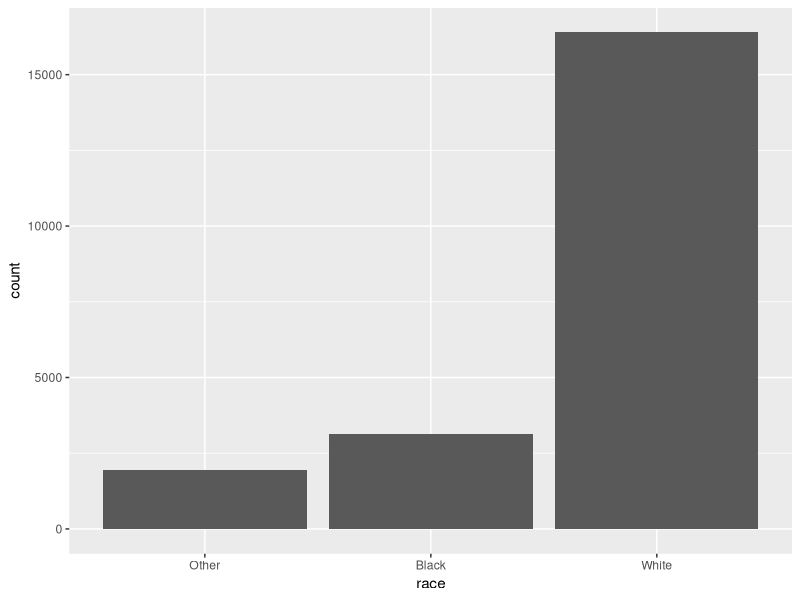
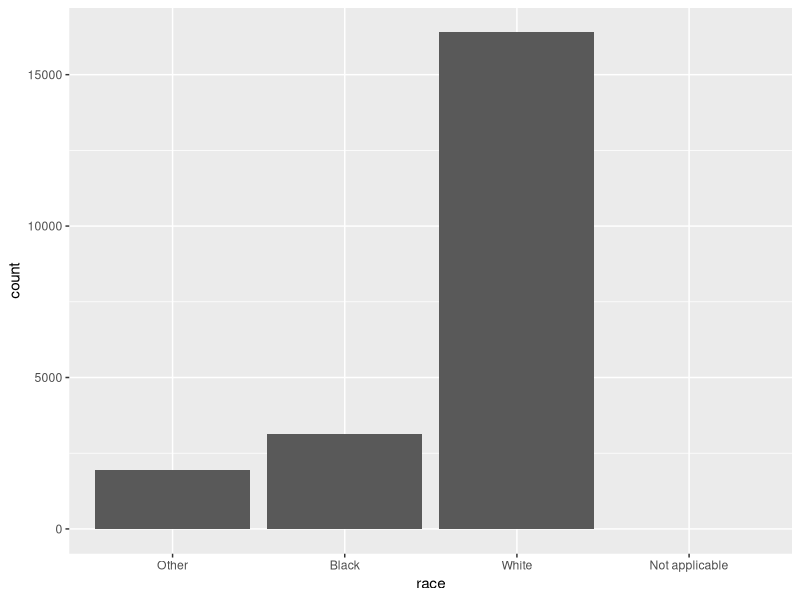
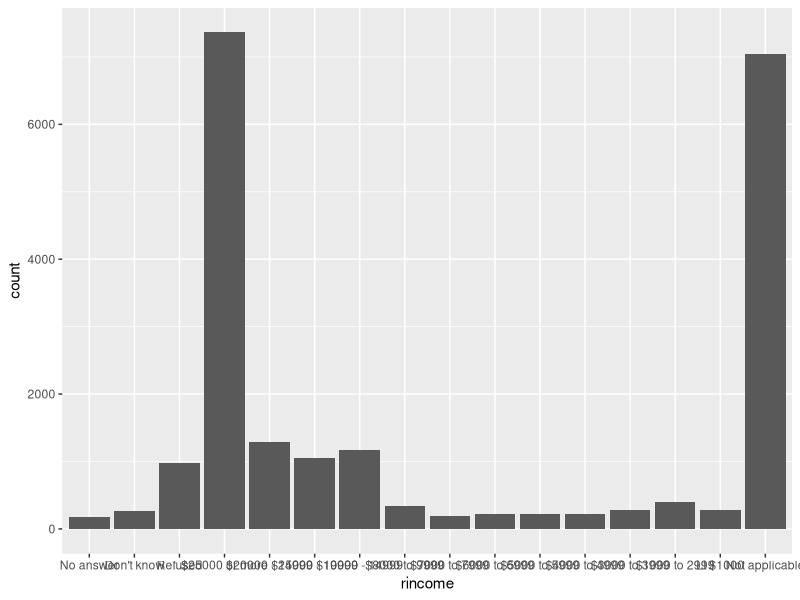
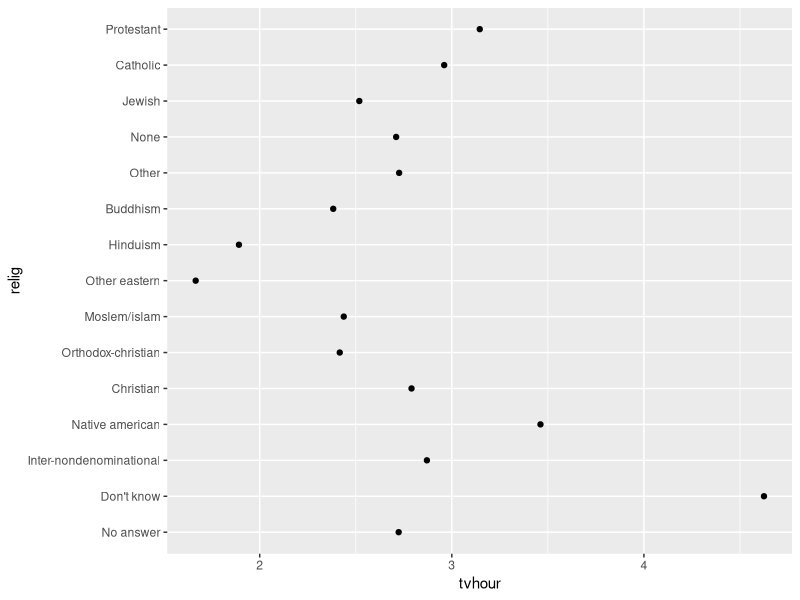
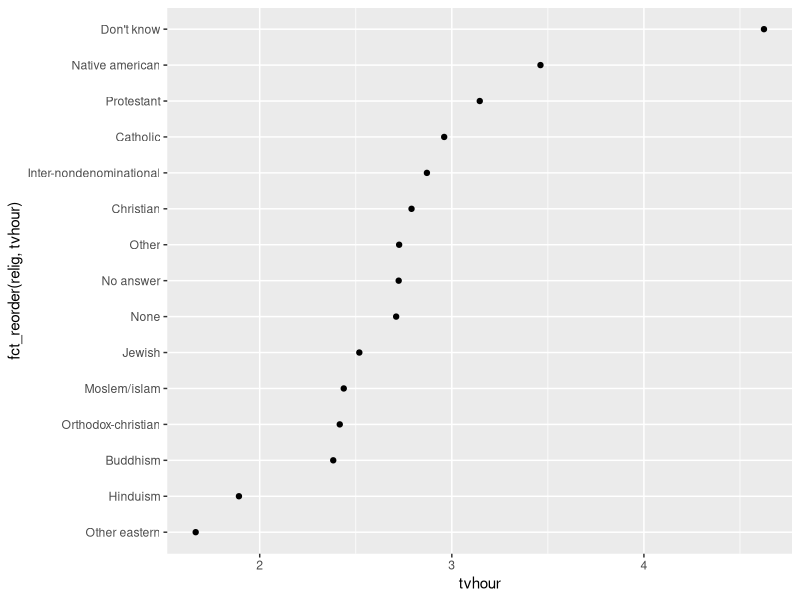

Source code (R) for these figures, in order:
library(tidyverse)
library(forcats)

# CREATING FACTOR

x <- c("Dec", "Apr", "Jam", "Mar")
sort(x)

month_level <- c(
    'Jan', 'Feb', 'Mar', 'Apr', 'May', 'Jun', 'Jul',
    'Aug', 'Sep', 'Nov', 'Dec'
)

# any value not in the set will be silently converted to NA
x1 <- factor(x, levels = month_level)
sort(x1)

# order of the levels match the order of the first appearance in the data
f1 <- factor(x , levels = unique(x))

# similar way
f2 <- x %>% factor() %>% fct_inorder()

names(gss_cat)
glimpse(gss_cat)
summary(gss_cat)

gss_cat %>%
    count(race)

# without levels that have no value
ggplot(gss_cat, aes(race)) + geom_bar()

# see all the levels
ggplot(gss_cat, aes(race)) +
    geom_bar() +
    scale_x_discrete(drop = FALSE)

gss_cat %>%
    count(relig) %>%
    arrange(desc(n))

gss_cat %>%
    count(rincome)

ggplot(gss_cat, aes(rincome)) + geom_bar()

relig <- gss_cat %>%
    group_by(relig) %>%
    summarise(
        age = mean(age, na.rm = TRUE),
        tvhour = mean(tvhours, na.rm = TRUE),
        n = n()
    )

ggplot(relig, aes(tvhour, relig)) + geom_point()

# reordering the levels of relig
ggplot(relig, aes(tvhour, fct_reorder(relig, tvhour))) + geom_point()
